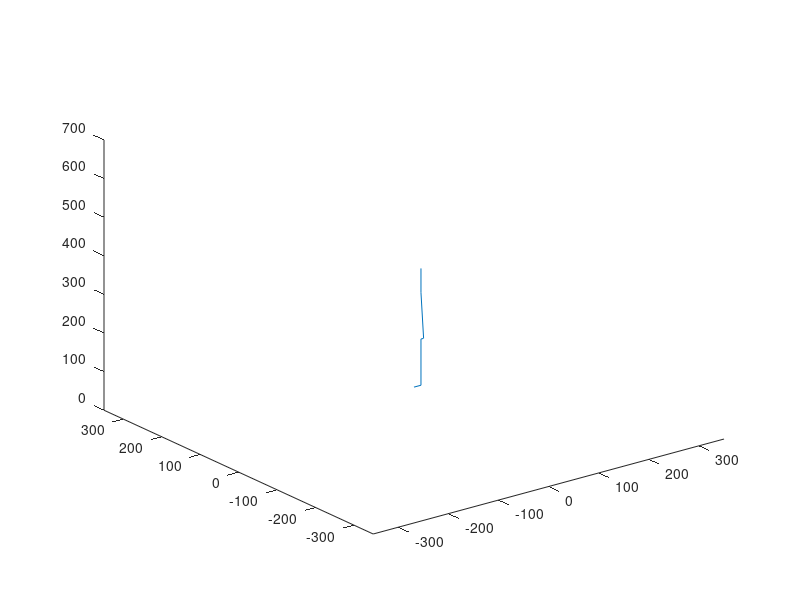

Write the MATLAB code that produced this figure.
l__0 = 97.15;
l__1 = 119.65;
l__2 = 120.35;
l__3 = 62.6;
O__1 = 13.9;
O__2 = 5.25;
a = (pi*0)/180
b = (pi*90)/180-(pi/2)
c = (pi*90)/180-(pi/2)
d = 0
e = (pi*90)/180-(pi/2)

x = [];
y = []; 
z = [];

%for a_v = 0 : 20 : 180
%for b_v = 0 : 20 : 180
%for c_v = 0 : 20 : 180
%for d_v = 0 : 20 : 180
%for e_v = 0 : 20 : 180
%    a = (pi*90)/180;
%    b = (pi*90)/180-(pi/2);
%    c = (pi*90)/180-(pi/2);
%    d = (pi*d_v);
%    e = (pi*90)/180-(pi/2);

    A__0 = [1, 0, 0, 0 ; 0, 1, 0, 0 ; 0, 0, 1, 0 ; 0, 0, l__0, 1].';
    A = [cos(a), sin(a), 0, 0 ; -sin(a), cos(a), 0, 0 ; 0, 0, 1, 0 ; 0, 0, 0, 1].';
    A__2 =[1, 0, 0, 0 ; 0, 1, 0, 0 ; 0, 0, 1, 0 ; O__1, 0, 0, 1].';
    B = [1, 0, 0, 0 ; 0, cos(b), sin(b), 0 ; 0, -sin(b), cos(b), 0 ; 0, 0, 0, 1].';
    C = [1, 0, 0, 0 ; 0, 1, 0, 0 ; 0, 0, 1, 0 ; 0, 0, l__1, 1].';
    E = [1, 0, 0, 0 ; 0, cos(c), sin(c), 0 ; 0, -sin(c), cos(c), 0 ; 0, 0, 0, 1].';
    E__2 =[1, 0, 0, 0 ; 0, 1, 0, 0 ; 0, 0, 1, 0 ; O__2, 0, 0, 1].';
    F = [cos(d), 0, sin(d), 0 ; 0, 1, 0, 0 ; -sin(d), 0, cos(d), 0 ; 0, 0, 0, 1].';
    G = [1, 0, 0, 0 ; 0, 1, 0, 0 ; 0, 0, 1, 0 ; -O__2, 0, l__2, 1].';
    H = [1, 0, 0, 0 ; 0, cos(e), sin(e), 0 ; 0, -sin(e), cos(e), 0 ; 0, 0, 0, 1].';
    J = [1, 0, 0, 0 ; 0, 1, 0, 0 ; 0, 0, 1, 0 ; 0, 0, l__3, 1].';
    list = {A__0, A ,A__2,B,C,E,E__2,F,G,H,J};
    x2 = [];
    y2 = [];
    z2 = [];
    ind = [1 0 0 0; 0 1 0 0; 0 0 1 0 ; 0 0 0 1];
    jjjj = size(list);
    for i = 1 : 1 : jjjj(2)
        ind = ind*list{i};
        x2(i) = ind(1,4);
        y2(i) = ind(2,4);
        z2(i) = ind(3,4);
    end
    iiii = size(x);
    x(iiii(2)+1) = x2(jjjj(2));
    y(iiii(2)+1) = y2(jjjj(2));
    z(iiii(2)+1) = z2(jjjj(2));
    plot3(x2,y2,z2)
    xlim([-350 350])
    ylim([-350 350])
    zlim([0 700])
%end
%end
%end
%end
%ppy = a_v
%end
%densityScatter([x,y,z])
%densityScatterChart(x,y)
%scatter3(x,y,z,'blue','filled')
%plot3(x,y,z)
